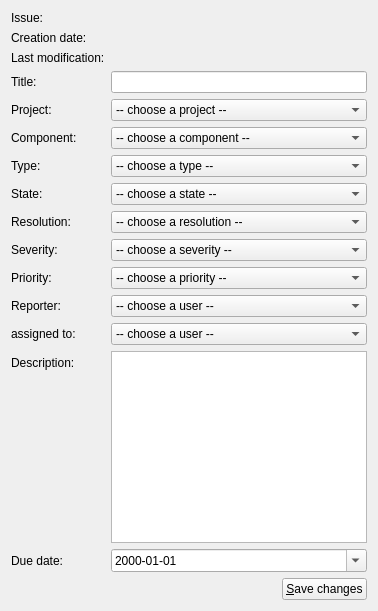
     <widget class="QWidget" name="issue">
      <property name="action" stdset="0">
       <string>readIssue issue  { id={main.content.issues.issueList.selected:0}; project { id={main.content.issues.issuesProject.selected} }</string>
      </property>
      <property name="answer" stdset="0">
       <string>Issue issue { id={?}; reference {{issueReference}}; title {{issueTitle}}; description {{issueDescription}}; projectID {{issueProject.selected}}; componentID {{issueComponent.selected}}; typeID {{issueType.selected}}; stateID {{issueState.selected}}; resolutionID {{issueResolution.selected}}; priorityID {{issuePriority.selected}}; severityID {{issueSeverity.selected}}; typeName {?}; priorityName {?}; creationDate {{issueCreationDate}}; lastModDate {{issueLastModDate}}; dueDate {{issueDueDate}}; reporterID {{issueReporter.selected}}; assigneeID {{issueAssignee.selected}} }</string>
      </property>
      <property name="dataslot" stdset="0">
       <string>readIssue</string>
      </property>
      <property name="action:readIssue" stdset="0">
       <string>readIssue issue  { id={main.content.issues.issueList.selected:0}; project { id={main.content.issues.issuesProject.selected:10000} }</string>
      </property>
      <layout class="QFormLayout" name="formLayout_5">
       <property name="fieldGrowthPolicy">
        <enum>QFormLayout::AllNonFixedFieldsGrow</enum>
       </property>
       <item row="0" column="0">
        <widget class="QLabel" name="label_24">
         <property name="text">
          <string>Issue:</string>
         </property>
        </widget>
       </item>
       <item row="0" column="1">
        <widget class="QLabel" name="issueReference">
         <property name="text">
          <string/>
         </property>
         <property name="dataslot" stdset="0">
          <string>issueProjectListChanged</string>
         </property>
         <property name="action:issueProjectListChanged" stdset="0">
          <string>readIssue issue { id=0; project { id={main.content.issue.issueProject.selected:0} }</string>
         </property>
         <property name="answer" stdset="0">
          <string>Issue issue { id={?}; reference {{text}}; title {?}; description {?}; typeName {?}; priorityName {?}; projectID {?}; componentID {?}; typeID {?}; stateID {?}; priorityID {?}; severityID {?} }</string>
         </property>
        </widget>
       </item>
       <item row="1" column="0">
        <widget class="QLabel" name="label_34">
         <property name="text">
          <string>Creation date:</string>
         </property>
        </widget>
       </item>
       <item row="1" column="1">
        <widget class="QLabel" name="issueCreationDate">
         <property name="text">
          <string/>
         </property>
        </widget>
       </item>
       <item row="2" column="0">
        <widget class="QLabel" name="label_35">
         <property name="text">
          <string>Last modification:</string>
         </property>
        </widget>
       </item>
       <item row="2" column="1">
        <widget class="QLabel" name="issueLastModDate">
         <property name="text">
          <string/>
         </property>
        </widget>
       </item>
       <item row="3" column="0">
        <widget class="QLabel" name="label_22">
         <property name="text">
          <string>Title:</string>
         </property>
         <property name="buddy">
          <cstring>issueTitle</cstring>
         </property>
        </widget>
       </item>
       <item row="3" column="1">
        <widget class="QLineEdit" name="issueTitle">
         <property name="initialFocus" stdset="0">
          <bool>true</bool>
         </property>
        </widget>
       </item>
       <item row="4" column="0">
        <widget class="QLabel" name="label_23">
         <property name="text">
          <string>Project:</string>
         </property>
         <property name="buddy">
          <cstring>issueProject</cstring>
         </property>
        </widget>
       </item>
       <item row="4" column="1">
        <widget class="QComboBox" name="issueProject">
         <property name="action" stdset="0">
          <string>listProjects projects { getNullElem=1 }</string>
         </property>
         <property name="answer" stdset="0">
          <string>ProjectList projects { project[] { id={item.id}; shortcut {{?}}; name {{item.text}}; description {{?}} }
</string>
         </property>
         <property name="datasignal:changed" stdset="0">
          <string>issueProjectListChanged</string>
         </property>
         <item>
          <property name="text">
           <string>-- choose a project --</string>
          </property>
         </item>
        </widget>
       </item>
       <item row="5" column="0">
        <widget class="QLabel" name="label_25">
         <property name="text">
          <string>Component:</string>
         </property>
         <property name="buddy">
          <cstring>issueComponent</cstring>
         </property>
        </widget>
       </item>
       <item row="5" column="1">
        <widget class="QComboBox" name="issueComponent">
         <property name="answer" stdset="0">
          <string>ComponentList components { component[] { id={item.id}; name {{item.text}}; description {{?}} } }</string>
         </property>
         <property name="dataslot" stdset="0">
          <string>issueProjectListChanged,issuesProjectListChanged</string>
         </property>
         <property name="action:issueProjectListChanged" stdset="0">
          <string>listComponents components { getNullElem='1'; project {id={main.content.issue.issueProject.selected}}}</string>
         </property>
         <property name="action:issuesProjectListChanged" stdset="0">
          <string>listComponents components { getNullElem='1'; project {id={main.content.issues.issuesProject.selected}}}</string>
         </property>
         <item>
          <property name="text">
           <string>-- choose a component --</string>
          </property>
         </item>
        </widget>
       </item>
       <item row="6" column="0">
        <widget class="QLabel" name="label_32">
         <property name="text">
          <string>Type:</string>
         </property>
        </widget>
       </item>
       <item row="6" column="1">
        <widget class="QComboBox" name="issueType">
         <property name="action" stdset="0">
          <string>listIssueTypes types { getNullElem='1' }</string>
         </property>
         <property name="answer" stdset="0">
          <string>IssueTypeList types { type[] { id={item.id}; name {{item.text}}; icon {{item.icon}} }</string>
         </property>
         <item>
          <property name="text">
           <string>-- choose a type --</string>
          </property>
         </item>
        </widget>
       </item>
       <item row="7" column="0">
        <widget class="QLabel" name="label_28">
         <property name="text">
          <string>State:</string>
         </property>
         <property name="buddy">
          <cstring>issueState</cstring>
         </property>
        </widget>
       </item>
       <item row="7" column="1">
        <widget class="QComboBox" name="issueState">
         <property name="action" stdset="0">
          <string>listIssueStati stati { getNullElem='1' }</string>
         </property>
         <property name="answer" stdset="0">
          <string>IssueStatusList stati { status[] { id={item.id}; name {{item.text}}; icon {{item.icon}} }</string>
         </property>
         <item>
          <property name="text">
           <string>-- choose a state --</string>
          </property>
         </item>
        </widget>
       </item>
       <item row="9" column="0">
        <widget class="QLabel" name="label_26">
         <property name="text">
          <string>Severity:</string>
         </property>
         <property name="buddy">
          <cstring>issueSeverity</cstring>
         </property>
        </widget>
       </item>
       <item row="9" column="1">
        <widget class="QComboBox" name="issueSeverity">
         <property name="action" stdset="0">
          <string>listIssueSeverities severities { getNullElem='1' }</string>
         </property>
         <property name="answer" stdset="0">
          <string>IssueSeverityList severities { severity[] { id={item.id}; name {{item.text}}; icon {{item.icon}} }</string>
         </property>
         <item>
          <property name="text">
           <string>-- choose a severity --</string>
          </property>
         </item>
        </widget>
       </item>
       <item row="10" column="0">
        <widget class="QLabel" name="label_27">
         <property name="text">
          <string>Priority:</string>
         </property>
         <property name="buddy">
          <cstring>issuePriority</cstring>
         </property>
        </widget>
       </item>
       <item row="10" column="1">
        <widget class="QComboBox" name="issuePriority">
         <property name="action" stdset="0">
          <string>listIssuePriorities priorities { getNullElem='1' }</string>
         </property>
         <property name="answer" stdset="0">
          <string>IssuePriorityList priorities { priority[] { id={item.id}; name {{item.text}}; icon {?} }</string>
         </property>
         <item>
          <property name="text">
           <string>-- choose a priority --</string>
          </property>
         </item>
        </widget>
       </item>
       <item row="11" column="0">
        <widget class="QLabel" name="label_29">
         <property name="text">
          <string>Reporter:</string>
         </property>
         <property name="buddy">
          <cstring>issueReporter</cstring>
         </property>
        </widget>
       </item>
       <item row="11" column="1">
        <widget class="QComboBox" name="issueReporter">
         <property name="action" stdset="0">
          <string>listUsers users { getNullElem='1' }</string>
         </property>
         <property name="answer" stdset="0">
          <string>UserList users { user[] { id={item.id}; login {{item.text}}; firstName{{?}}; lastName{{?}}; email{{?}} }</string>
         </property>
         <property name="dataslot" stdset="0">
          <string>refreshUsers</string>
         </property>
         <property name="action:refreshUsers" stdset="0">
          <string>listUsers users { }</string>
         </property>
         <item>
          <property name="text">
           <string>-- choose a user --</string>
          </property>
         </item>
        </widget>
       </item>
       <item row="12" column="0">
        <widget class="QLabel" name="label_30">
         <property name="text">
          <string>assigned to:</string>
         </property>
         <property name="buddy">
          <cstring>issueAssignee</cstring>
         </property>
        </widget>
       </item>
       <item row="12" column="1">
        <widget class="QComboBox" name="issueAssignee">
         <property name="action" stdset="0">
          <string>listUsers users { getNullElem='1' }</string>
         </property>
         <property name="answer" stdset="0">
          <string>UserList users { user[] { id={item.id}; login {{item.text}}; firstName{{?}}; lastName{{?}}; email{{?}} }</string>
         </property>
         <property name="dataslot" stdset="0">
          <string>refreshUsers</string>
         </property>
         <property name="action:refreshUsers" stdset="0">
          <string>listUsers users { }</string>
         </property>
         <item>
          <property name="text">
           <string>-- choose a user --</string>
          </property>
         </item>
        </widget>
       </item>
       <item row="13" column="0">
        <widget class="QLabel" name="label_31">
         <property name="text">
          <string>Description:</string>
         </property>
         <property name="buddy">
          <cstring>issueDescription</cstring>
         </property>
        </widget>
       </item>
       <item row="13" column="1">
        <widget class="QTextEdit" name="issueDescription"/>
       </item>
       <item row="18" column="0" colspan="2">
        <layout class="QHBoxLayout" name="horizontalLayout_9">
         <item>
          <spacer name="horizontalSpacer_7">
           <property name="orientation">
            <enum>Qt::Horizontal</enum>
           </property>
           <property name="sizeHint" stdset="0">
            <size>
             <width>40</width>
             <height>20</height>
            </size>
           </property>
          </spacer>
         </item>
         <item>
          <widget class="QPushButton" name="select_2">
           <property name="text">
            <string>&amp;Save changes</string>
           </property>
           <property name="autoDefault">
            <bool>false</bool>
           </property>
           <property name="default">
            <bool>false</bool>
           </property>
           <property name="datasignal:clicked" stdset="0">
            <string>refreshIssues,showIssueList</string>
           </property>
           <property name="action" stdset="0">
            <string>updateIssue issue { id={main.content.issues.issueList.selected:0}; title {{main.content.issue.issueTitle}}; description {{main.content.issue.issueDescription}}; project { id={main.content.issue.issueProject.selected:0} }; component { id={main.content.issue.issueComponent.selected:0} }; type { id={main.content.issue.issueType.selected} }; state { id={main.content.issue.issueState.selected} }; resolution {id={main.content.issue.issueResolution.selected} }; severity { id={main.content.issue.issueSeverity.selected}}; priority { id={main.content.issue.issuePriority.selected}}; reporter {id={main.content.issue.issueReporter.selected}}; assignee {id={main.content.issue.issueAssignee.selected}}; dueDate {{main.content.issue.issueDueDate}} }</string>
           </property>
          </widget>
         </item>
        </layout>
       </item>
       <item row="14" column="1">
        <widget class="QDateEdit" name="issueDueDate">
         <property name="displayFormat">
          <string>yyyy-MM-dd</string>
         </property>
         <property name="calendarPopup">
          <bool>true</bool>
         </property>
        </widget>
       </item>
       <item row="14" column="0">
        <widget class="QLabel" name="label_36">
         <property name="text">
          <string>Due date:</string>
         </property>
        </widget>
       </item>
       <item row="8" column="1">
        <widget class="QComboBox" name="issueResolution">
         <property name="action" stdset="0">
          <string>listIssueResolutions resolutions { getNullElem='1' }</string>
         </property>
         <property name="answer" stdset="0">
          <string>IssueResolutionList resolutions { resolution[] { id={item.id}; name {{item.text}}; icon {{item.icon}} }</string>
         </property>
         <item>
          <property name="text">
           <string>-- choose a resolution --</string>
          </property>
         </item>
        </widget>
       </item>
       <item row="8" column="0">
        <widget class="QLabel" name="label_37">
         <property name="text">
          <string>Resolution:</string>
         </property>
        </widget>
       </item>
      </layout>
     </widget>
